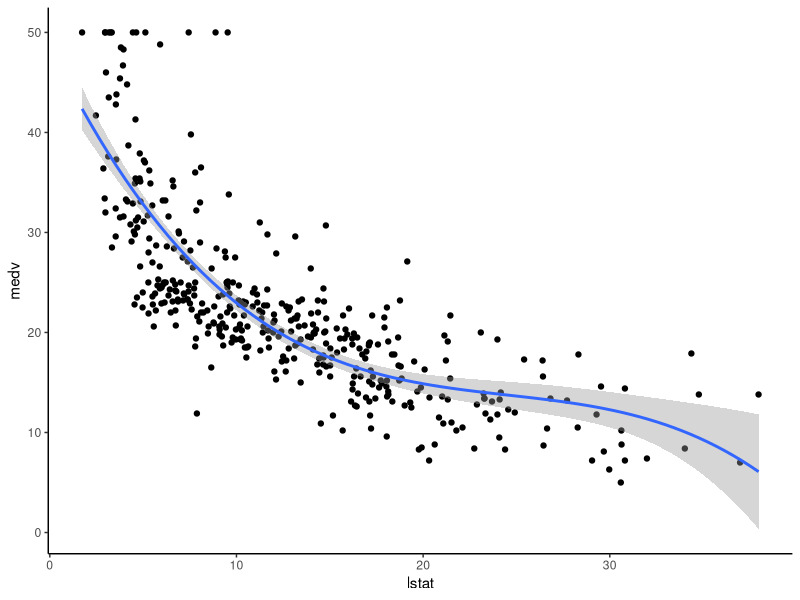
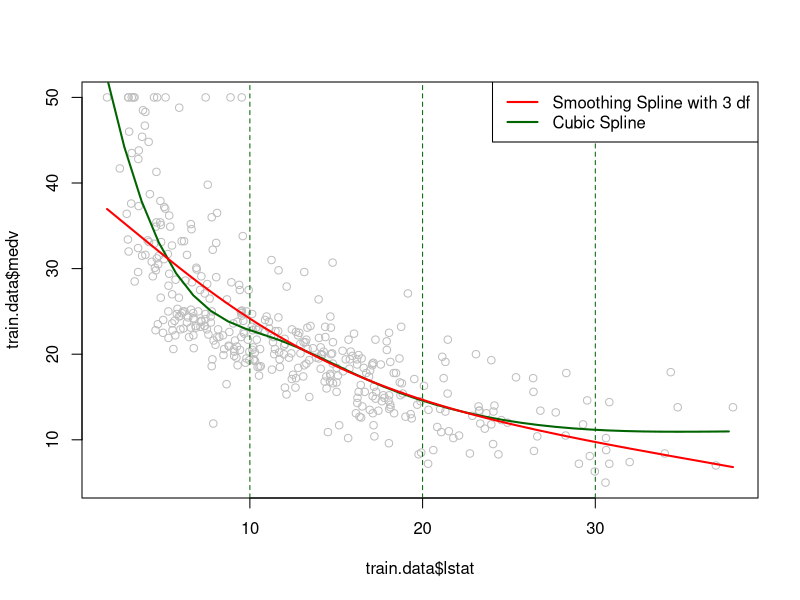
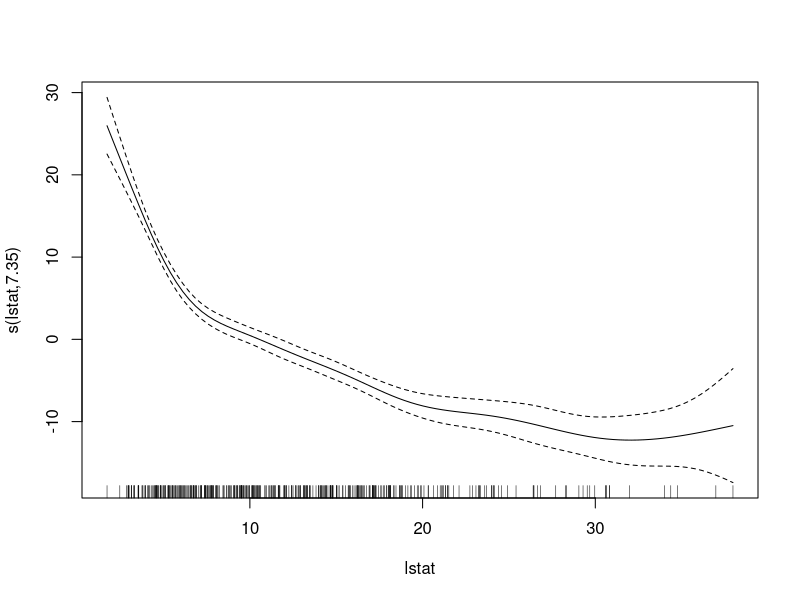
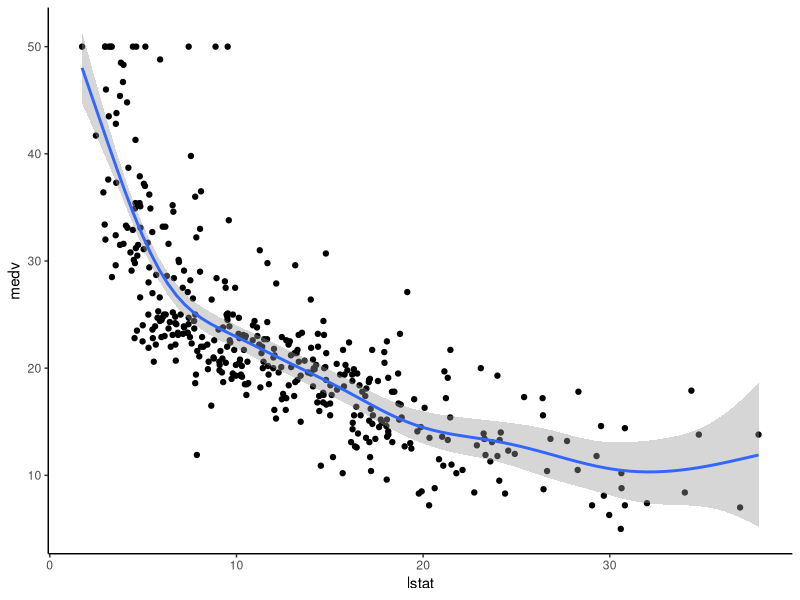

R code for these plots, in order:
## ---- chunk 1

library(tidyverse)
library(caret)
theme_set(theme_classic())

# Load the data
data("Boston", package = "MASS")
# Split the data into training and test set
set.seed(123)
training.samples <- Boston$medv %>%
  createDataPartition(p = 0.8, list = FALSE)
train.data  <- Boston[training.samples, ]
test.data <- Boston[-training.samples, ]

knots <- quantile(train.data$lstat, p = c(0.25, 0.5, 0.75)) # we use 3 knots at 25,50,and 75 quantile.

library(splines)
# Build the model
knots <- quantile(train.data$lstat, p = c(0.25, 0.5, 0.75))
model <- lm (medv ~ bs(lstat, knots = knots), data = train.data)
# Make predictions
predictions <- model %>% predict(test.data)
# Model performance
data.frame(
  RMSE = RMSE(predictions, test.data$medv),
  R2 = R2(predictions, test.data$medv)
)

ggplot(train.data, aes(lstat, medv) ) +
  geom_point() +
  stat_smooth(method = lm, formula = y ~ splines::bs(x, df = 3))


attach(train.data)
#fitting smoothing splines using smooth.spline(X,Y,df=...)

fit1<-smooth.spline(train.data$lstat,train.data$medv,df=3 ) # 3 degrees of freedom
#Plotting both cubic and Smoothing Splines 
plot(train.data$lstat,train.data$medv,col="grey")
lstat.grid = seq(from = range(lstat)[1], to = range(lstat)[2])
points(lstat.grid,predict(model,newdata = list(lstat=lstat.grid)),col="darkgreen",lwd=2,type="l")
#adding cutpoints
abline(v=c(10,20,30),lty=2,col="darkgreen")
lines(fit1,col="red",lwd=2)

legend("topright",c("Smoothing Spline with 3 df","Cubic Spline"),col=c("red","darkgreen"),lwd=2)

## ---- chunk 2
library(mgcv)
# Build the model
model <- gam(medv ~ s(lstat), data = train.data)
plot(model)
# Make predictions
# predictions <- model %>% predict(test.data)
# Model performance
data.frame(
  RMSE = RMSE(predictions, test.data$medv),
  R2 = R2(predictions, test.data$medv)
)

ggplot(train.data, aes(lstat, medv) ) +
  geom_point() +
  stat_smooth(method = gam, formula = y ~ s(x))
detach(train.data)
